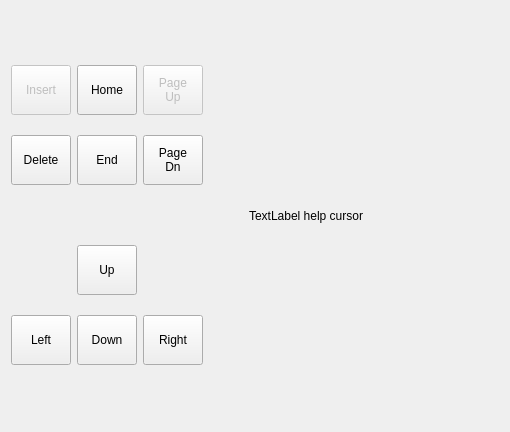
        <widget class="QWidget" name="tab_7">
         <property name="sizePolicy">
          <sizepolicy hsizetype="Minimum" vsizetype="Preferred">
           <horstretch>0</horstretch>
           <verstretch>0</verstretch>
          </sizepolicy>
         </property>
         <attribute name="title">
          <string>Cursor control</string>
         </attribute>
         <layout class="QGridLayout" name="gridLayout_40">
          <item row="0" column="0">
           <layout class="QHBoxLayout" name="secondLayout">
            <item>
             <layout class="QGridLayout" name="gridLayout_41">
              <item row="2" column="0">
               <widget class="QToolButton" name="toolCurDel">
                <property name="minimumSize">
                 <size>
                  <width>60</width>
                  <height>50</height>
                 </size>
                </property>
                <property name="text">
                 <string>Delete</string>
                </property>
                <property name="autoRepeat">
                 <bool>true</bool>
                </property>
               </widget>
              </item>
              <item row="2" column="1">
               <widget class="QToolButton" name="toolCurEnd">
                <property name="minimumSize">
                 <size>
                  <width>60</width>
                  <height>50</height>
                 </size>
                </property>
                <property name="text">
                 <string>End</string>
                </property>
                <property name="autoRepeat">
                 <bool>true</bool>
                </property>
               </widget>
              </item>
              <item row="2" column="2">
               <widget class="QToolButton" name="toolCurPageDn">
                <property name="minimumSize">
                 <size>
                  <width>60</width>
                  <height>50</height>
                 </size>
                </property>
                <property name="text">
                 <string>Page
Dn</string>
                </property>
                <property name="autoRepeat">
                 <bool>true</bool>
                </property>
               </widget>
              </item>
              <item row="6" column="0">
               <widget class="QToolButton" name="toolCurLeft">
                <property name="minimumSize">
                 <size>
                  <width>60</width>
                  <height>50</height>
                 </size>
                </property>
                <property name="text">
                 <string>Left</string>
                </property>
                <property name="autoRepeat">
                 <bool>true</bool>
                </property>
               </widget>
              </item>
              <item row="6" column="1">
               <widget class="QToolButton" name="toolCurDown">
                <property name="minimumSize">
                 <size>
                  <width>60</width>
                  <height>50</height>
                 </size>
                </property>
                <property name="text">
                 <string>Down</string>
                </property>
                <property name="autoRepeat">
                 <bool>true</bool>
                </property>
               </widget>
              </item>
              <item row="6" column="2">
               <widget class="QToolButton" name="toolCurRight">
                <property name="minimumSize">
                 <size>
                  <width>60</width>
                  <height>50</height>
                 </size>
                </property>
                <property name="text">
                 <string>Right</string>
                </property>
                <property name="autoRepeat">
                 <bool>true</bool>
                </property>
               </widget>
              </item>
              <item row="1" column="1">
               <widget class="QToolButton" name="toolCurHome">
                <property name="minimumSize">
                 <size>
                  <width>60</width>
                  <height>50</height>
                 </size>
                </property>
                <property name="text">
                 <string>Home</string>
                </property>
                <property name="autoRepeat">
                 <bool>true</bool>
                </property>
               </widget>
              </item>
              <item row="1" column="2">
               <widget class="QToolButton" name="toolCurPageUp">
                <property name="enabled">
                 <bool>false</bool>
                </property>
                <property name="minimumSize">
                 <size>
                  <width>60</width>
                  <height>50</height>
                 </size>
                </property>
                <property name="text">
                 <string>Page
Up</string>
                </property>
                <property name="autoRepeat">
                 <bool>true</bool>
                </property>
               </widget>
              </item>
              <item row="1" column="0">
               <widget class="QToolButton" name="toolCurInsert">
                <property name="enabled">
                 <bool>false</bool>
                </property>
                <property name="minimumSize">
                 <size>
                  <width>60</width>
                  <height>50</height>
                 </size>
                </property>
                <property name="text">
                 <string>Insert</string>
                </property>
                <property name="autoRepeat">
                 <bool>true</bool>
                </property>
               </widget>
              </item>
              <item row="3" column="1">
               <spacer name="verticalSpacer_11">
                <property name="orientation">
                 <enum>Qt::Vertical</enum>
                </property>
                <property name="sizeType">
                 <enum>QSizePolicy::Minimum</enum>
                </property>
                <property name="sizeHint" stdset="0">
                 <size>
                  <width>20</width>
                  <height>40</height>
                 </size>
                </property>
               </spacer>
              </item>
              <item row="4" column="1">
               <widget class="QToolButton" name="toolCurUp">
                <property name="minimumSize">
                 <size>
                  <width>60</width>
                  <height>50</height>
                 </size>
                </property>
                <property name="text">
                 <string>Up</string>
                </property>
                <property name="autoRepeat">
                 <bool>true</bool>
                </property>
               </widget>
              </item>
              <item row="0" column="1">
               <spacer name="verticalSpacer_12">
                <property name="orientation">
                 <enum>Qt::Vertical</enum>
                </property>
                <property name="sizeType">
                 <enum>QSizePolicy::Minimum</enum>
                </property>
                <property name="sizeHint" stdset="0">
                 <size>
                  <width>20</width>
                  <height>40</height>
                 </size>
                </property>
               </spacer>
              </item>
              <item row="7" column="1">
               <spacer name="verticalSpacer_13">
                <property name="orientation">
                 <enum>Qt::Vertical</enum>
                </property>
                <property name="sizeType">
                 <enum>QSizePolicy::Minimum</enum>
                </property>
                <property name="sizeHint" stdset="0">
                 <size>
                  <width>20</width>
                  <height>40</height>
                 </size>
                </property>
               </spacer>
              </item>
             </layout>
            </item>
            <item>
             <spacer name="horizontalSpacer_3">
              <property name="orientation">
               <enum>Qt::Horizontal</enum>
              </property>
              <property name="sizeType">
               <enum>QSizePolicy::Minimum</enum>
              </property>
              <property name="sizeHint" stdset="0">
               <size>
                <width>40</width>
                <height>20</height>
               </size>
              </property>
             </spacer>
            </item>
            <item>
             <widget class="QLabel" name="labelCursor">
              <property name="sizePolicy">
               <sizepolicy hsizetype="Minimum" vsizetype="Preferred">
                <horstretch>0</horstretch>
                <verstretch>0</verstretch>
               </sizepolicy>
              </property>
              <property name="minimumSize">
               <size>
                <width>250</width>
                <height>410</height>
               </size>
              </property>
              <property name="accessibleDescription">
               <string notr="true"/>
              </property>
              <property name="text">
               <string>TextLabel help cursor</string>
              </property>
              <property name="wordWrap">
               <bool>true</bool>
              </property>
             </widget>
            </item>
           </layout>
          </item>
         </layout>
        </widget>
